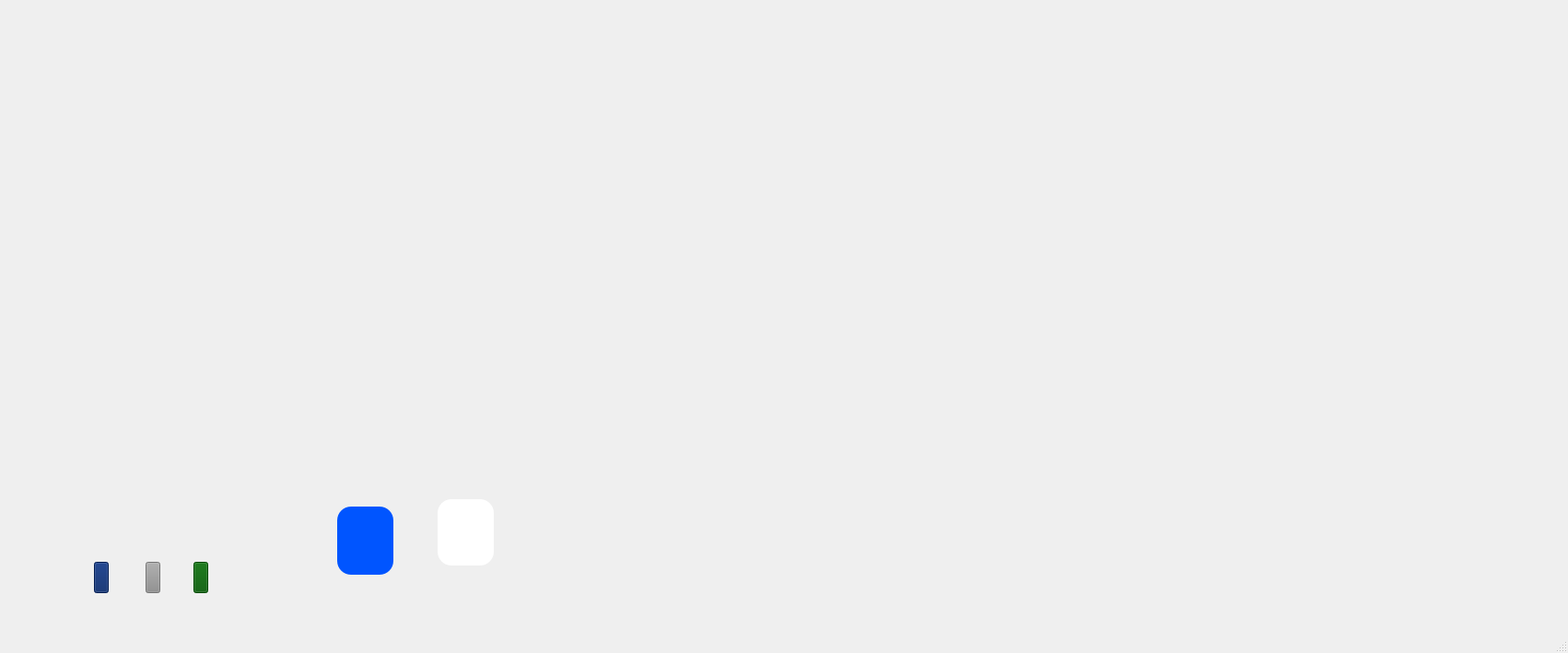
<?xml version="1.0" encoding="UTF-8"?>
<ui version="4.0">
 <class>MainWindow</class>
 <widget class="QMainWindow" name="MainWindow">
  <property name="geometry">
   <rect>
    <x>0</x>
    <y>0</y>
    <width>1702</width>
    <height>709</height>
   </rect>
  </property>
  <property name="windowTitle">
   <string>HTNB32L-XXX Demo</string>
  </property>
  <widget class="QWidget" name="centralwidget">
   <widget class="QLabel" name="demo_board_label">
    <property name="geometry">
     <rect>
      <x>0</x>
      <y>0</y>
      <width>1711</width>
      <height>680</height>
     </rect>
    </property>
    <property name="styleSheet">
     <string notr="true">background-image: url(:/background/DemoBoard.png)</string>
    </property>
    <property name="text">
     <string/>
    </property>
    <property name="scaledContents">
     <bool>true</bool>
    </property>
   </widget>
   <widget class="QPushButton" name="blue_button">
    <property name="geometry">
     <rect>
      <x>366</x>
      <y>550</y>
      <width>61</width>
      <height>74</height>
     </rect>
    </property>
    <property name="cursor">
     <cursorShape>PointingHandCursor</cursorShape>
    </property>
    <property name="mouseTracking">
     <bool>true</bool>
    </property>
    <property name="acceptDrops">
     <bool>true</bool>
    </property>
    <property name="styleSheet">
     <string notr="true">QPushButton {
	background-color: rgb(0, 85, 255);
	border-radius:15px;
	border-color: black;
}

QPushButton:pressed {
    background-color: rgb(0, 52, 158)
}
</string>
    </property>
    <property name="text">
     <string/>
    </property>
    <property name="checkable">
     <bool>false</bool>
    </property>
    <property name="autoDefault">
     <bool>false</bool>
    </property>
    <property name="default">
     <bool>false</bool>
    </property>
   </widget>
   <widget class="QPushButton" name="green_led">
    <property name="enabled">
     <bool>false</bool>
    </property>
    <property name="geometry">
     <rect>
      <x>210</x>
      <y>610</y>
      <width>16</width>
      <height>34</height>
     </rect>
    </property>
    <property name="cursor">
     <cursorShape>ArrowCursor</cursorShape>
    </property>
    <property name="styleSheet">
     <string notr="true">QPushButton {
	background-color: rgb(0, 86, 0);
	border-radius:-11px;
	border-color: white;
}
</string>
    </property>
    <property name="text">
     <string/>
    </property>
   </widget>
   <widget class="QPushButton" name="white_led">
    <property name="enabled">
     <bool>false</bool>
    </property>
    <property name="geometry">
     <rect>
      <x>158</x>
      <y>610</y>
      <width>16</width>
      <height>34</height>
     </rect>
    </property>
    <property name="styleSheet">
     <string notr="true">background-color:rgb(141, 141, 141)</string>
    </property>
    <property name="text">
     <string/>
    </property>
   </widget>
   <widget class="QPushButton" name="blue_led">
    <property name="enabled">
     <bool>false</bool>
    </property>
    <property name="geometry">
     <rect>
      <x>102</x>
      <y>610</y>
      <width>16</width>
      <height>34</height>
     </rect>
    </property>
    <property name="styleSheet">
     <string notr="true">background-color: rgb(0, 33, 99)</string>
    </property>
    <property name="text">
     <string/>
    </property>
   </widget>
   <widget class="QPushButton" name="white_button">
    <property name="geometry">
     <rect>
      <x>475</x>
      <y>542</y>
      <width>61</width>
      <height>72</height>
     </rect>
    </property>
    <property name="cursor">
     <cursorShape>PointingHandCursor</cursorShape>
    </property>
    <property name="mouseTracking">
     <bool>true</bool>
    </property>
    <property name="acceptDrops">
     <bool>true</bool>
    </property>
    <property name="styleSheet">
     <string notr="true">QPushButton {
	background-color: rgb(255, 255, 255);
	border-radius:15px;
}

QPushButton:pressed {
    background-color: rgb(108, 108, 108)
}
</string>
    </property>
    <property name="text">
     <string/>
    </property>
    <property name="checkable">
     <bool>false</bool>
    </property>
    <property name="autoDefault">
     <bool>false</bool>
    </property>
    <property name="default">
     <bool>false</bool>
    </property>
   </widget>
  </widget>
  <widget class="QMenuBar" name="menubar">
   <property name="geometry">
    <rect>
     <x>0</x>
     <y>0</y>
     <width>1702</width>
     <height>21</height>
    </rect>
   </property>
  </widget>
  <widget class="QStatusBar" name="statusbar"/>
 </widget>
 <resources>
  <include location="background_img.qrc"/>
 </resources>
 <connections/>
</ui>
